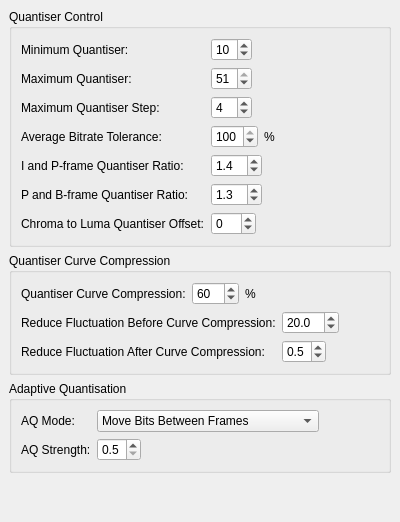
     <widget class="QWidget" name="tab_6" >
      <attribute name="title" >
       <string>Quantiser</string>
      </attribute>
      <layout class="QVBoxLayout" >
       <property name="margin" >
        <number>9</number>
       </property>
       <property name="spacing" >
        <number>6</number>
       </property>
       <item>
        <widget class="QGroupBox" name="groupBox_4" >
         <property name="title" >
          <string>Quantiser Control</string>
         </property>
         <layout class="QVBoxLayout" >
          <property name="margin" >
           <number>9</number>
          </property>
          <property name="spacing" >
           <number>6</number>
          </property>
          <item>
           <layout class="QGridLayout" >
            <property name="margin" >
             <number>0</number>
            </property>
            <property name="spacing" >
             <number>6</number>
            </property>
            <item row="2" column="1" >
             <layout class="QHBoxLayout" >
              <property name="margin" >
               <number>0</number>
              </property>
              <property name="spacing" >
               <number>6</number>
              </property>
              <item>
               <widget class="QSpinBox" name="quantiserMaxStepSpinBox" >
                <property name="maximum" >
                 <number>10</number>
                </property>
                <property name="value" >
                 <number>4</number>
                </property>
               </widget>
              </item>
              <item>
               <spacer>
                <property name="orientation" >
                 <enum>Qt::Horizontal</enum>
                </property>
                <property name="sizeHint" >
                 <size>
                  <width>40</width>
                  <height>20</height>
                 </size>
                </property>
               </spacer>
              </item>
             </layout>
            </item>
            <item row="1" column="0" >
             <widget class="QLabel" name="label_16" >
              <property name="text" >
               <string>Maximum Quantiser:</string>
              </property>
             </widget>
            </item>
            <item row="4" column="0" >
             <widget class="QLabel" name="label_6" >
              <property name="text" >
               <string>I and P-frame Quantiser Ratio:</string>
              </property>
             </widget>
            </item>
            <item row="0" column="1" >
             <layout class="QHBoxLayout" >
              <property name="margin" >
               <number>0</number>
              </property>
              <property name="spacing" >
               <number>6</number>
              </property>
              <item>
               <widget class="QSpinBox" name="quantiserMinSpinBox" >
                <property name="maximum" >
                 <number>51</number>
                </property>
                <property name="value" >
                 <number>10</number>
                </property>
               </widget>
              </item>
              <item>
               <spacer>
                <property name="orientation" >
                 <enum>Qt::Horizontal</enum>
                </property>
                <property name="sizeHint" >
                 <size>
                  <width>47</width>
                  <height>20</height>
                 </size>
                </property>
               </spacer>
              </item>
             </layout>
            </item>
            <item row="5" column="1" >
             <layout class="QHBoxLayout" >
              <property name="margin" >
               <number>0</number>
              </property>
              <property name="spacing" >
               <number>6</number>
              </property>
              <item>
               <widget class="QDoubleSpinBox" name="quantiserPbRatioSpinBox" >
                <property name="decimals" >
                 <number>1</number>
                </property>
                <property name="maximum" >
                 <double>10.000000000000000</double>
                </property>
                <property name="minimum" >
                 <double>1.000000000000000</double>
                </property>
                <property name="singleStep" >
                 <double>0.100000000000000</double>
                </property>
                <property name="value" >
                 <double>1.300000000000000</double>
                </property>
               </widget>
              </item>
              <item>
               <spacer>
                <property name="orientation" >
                 <enum>Qt::Horizontal</enum>
                </property>
                <property name="sizeHint" >
                 <size>
                  <width>40</width>
                  <height>20</height>
                 </size>
                </property>
               </spacer>
              </item>
             </layout>
            </item>
            <item row="3" column="1" >
             <layout class="QHBoxLayout" >
              <property name="margin" >
               <number>0</number>
              </property>
              <property name="spacing" >
               <number>6</number>
              </property>
              <item>
               <widget class="QSpinBox" name="avgBitrateToleranceSpinBox" >
                <property name="maximum" >
                 <number>100</number>
                </property>
                <property name="minimum" >
                 <number>0</number>
                </property>
                <property name="value" >
                 <number>100</number>
                </property>
               </widget>
              </item>
              <item>
               <widget class="QLabel" name="label_2" >
                <property name="text" >
                 <string>%</string>
                </property>
               </widget>
              </item>
              <item>
               <spacer>
                <property name="orientation" >
                 <enum>Qt::Horizontal</enum>
                </property>
                <property name="sizeHint" >
                 <size>
                  <width>40</width>
                  <height>20</height>
                 </size>
                </property>
               </spacer>
              </item>
             </layout>
            </item>
            <item row="2" column="0" >
             <widget class="QLabel" name="label_17" >
              <property name="text" >
               <string>Maximum Quantiser Step:</string>
              </property>
             </widget>
            </item>
            <item row="6" column="1" >
             <layout class="QHBoxLayout" >
              <property name="margin" >
               <number>0</number>
              </property>
              <property name="spacing" >
               <number>6</number>
              </property>
              <item>
               <widget class="QSpinBox" name="chromaLumaOffsetSpinBox" >
                <property name="maximum" >
                 <number>12</number>
                </property>
                <property name="minimum" >
                 <number>-12</number>
                </property>
               </widget>
              </item>
              <item>
               <spacer>
                <property name="orientation" >
                 <enum>Qt::Horizontal</enum>
                </property>
                <property name="sizeHint" >
                 <size>
                  <width>40</width>
                  <height>20</height>
                 </size>
                </property>
               </spacer>
              </item>
             </layout>
            </item>
            <item row="5" column="0" >
             <widget class="QLabel" name="label_7" >
              <property name="text" >
               <string>P and B-frame Quantiser Ratio:</string>
              </property>
             </widget>
            </item>
            <item row="3" column="0" >
             <widget class="QLabel" name="label_5" >
              <property name="text" >
               <string>Average Bitrate Tolerance:</string>
              </property>
             </widget>
            </item>
            <item row="6" column="0" >
             <widget class="QLabel" name="label_20" >
              <property name="text" >
               <string>Chroma to Luma Quantiser Offset:</string>
              </property>
             </widget>
            </item>
            <item row="1" column="1" >
             <layout class="QHBoxLayout" >
              <property name="margin" >
               <number>0</number>
              </property>
              <property name="spacing" >
               <number>6</number>
              </property>
              <item>
               <widget class="QSpinBox" name="quantiserMaxSpinBox" >
                <property name="maximum" >
                 <number>51</number>
                </property>
                <property name="minimum" >
                 <number>10</number>
                </property>
                <property name="value" >
                 <number>51</number>
                </property>
               </widget>
              </item>
              <item>
               <spacer>
                <property name="orientation" >
                 <enum>Qt::Horizontal</enum>
                </property>
                <property name="sizeHint" >
                 <size>
                  <width>40</width>
                  <height>20</height>
                 </size>
                </property>
               </spacer>
              </item>
             </layout>
            </item>
            <item row="0" column="0" >
             <widget class="QLabel" name="label_15" >
              <property name="text" >
               <string>Minimum Quantiser:</string>
              </property>
             </widget>
            </item>
            <item row="4" column="1" >
             <layout class="QHBoxLayout" >
              <property name="margin" >
               <number>0</number>
              </property>
              <property name="spacing" >
               <number>6</number>
              </property>
              <item>
               <widget class="QDoubleSpinBox" name="quantiserIpRatioSpinBox" >
                <property name="decimals" >
                 <number>1</number>
                </property>
                <property name="maximum" >
                 <double>10.000000000000000</double>
                </property>
                <property name="minimum" >
                 <double>1.000000000000000</double>
                </property>
                <property name="singleStep" >
                 <double>0.100000000000000</double>
                </property>
                <property name="value" >
                 <double>1.400000000000000</double>
                </property>
               </widget>
              </item>
              <item>
               <spacer>
                <property name="orientation" >
                 <enum>Qt::Horizontal</enum>
                </property>
                <property name="sizeHint" >
                 <size>
                  <width>40</width>
                  <height>20</height>
                 </size>
                </property>
               </spacer>
              </item>
             </layout>
            </item>
           </layout>
          </item>
         </layout>
        </widget>
       </item>
       <item>
        <widget class="QGroupBox" name="groupBox_3" >
         <property name="title" >
          <string>Quantiser Curve Compression</string>
         </property>
         <layout class="QVBoxLayout" >
          <property name="margin" >
           <number>9</number>
          </property>
          <property name="spacing" >
           <number>6</number>
          </property>
          <item>
           <layout class="QHBoxLayout" >
            <property name="margin" >
             <number>0</number>
            </property>
            <property name="spacing" >
             <number>6</number>
            </property>
            <item>
             <widget class="QLabel" name="label_8" >
              <property name="text" >
               <string>Quantiser Curve Compression:</string>
              </property>
             </widget>
            </item>
            <item>
             <layout class="QHBoxLayout" >
              <property name="margin" >
               <number>0</number>
              </property>
              <property name="spacing" >
               <number>6</number>
              </property>
              <item>
               <widget class="QSpinBox" name="quantiserCurveCompressSpinBox" >
                <property name="maximum" >
                 <number>100</number>
                </property>
                <property name="value" >
                 <number>60</number>
                </property>
               </widget>
              </item>
              <item>
               <widget class="QLabel" name="label_18" >
                <property name="text" >
                 <string>%</string>
                </property>
               </widget>
              </item>
              <item>
               <spacer>
                <property name="orientation" >
                 <enum>Qt::Horizontal</enum>
                </property>
                <property name="sizeHint" >
                 <size>
                  <width>40</width>
                  <height>20</height>
                 </size>
                </property>
               </spacer>
              </item>
             </layout>
            </item>
           </layout>
          </item>
          <item>
           <layout class="QGridLayout" >
            <property name="margin" >
             <number>0</number>
            </property>
            <property name="spacing" >
             <number>6</number>
            </property>
            <item row="0" column="0" >
             <widget class="QLabel" name="label_21" >
              <property name="text" >
               <string>Reduce Fluctuation Before Curve Compression:</string>
              </property>
             </widget>
            </item>
            <item row="0" column="1" >
             <layout class="QHBoxLayout" >
              <property name="margin" >
               <number>0</number>
              </property>
              <property name="spacing" >
               <number>6</number>
              </property>
              <item>
               <widget class="QDoubleSpinBox" name="quantiserBeforeCompressSpinBox" >
                <property name="decimals" >
                 <number>1</number>
                </property>
                <property name="maximum" >
                 <double>999.000000000000000</double>
                </property>
                <property name="value" >
                 <double>20.000000000000000</double>
                </property>
               </widget>
              </item>
              <item>
               <spacer>
                <property name="orientation" >
                 <enum>Qt::Horizontal</enum>
                </property>
                <property name="sizeHint" >
                 <size>
                  <width>40</width>
                  <height>20</height>
                 </size>
                </property>
               </spacer>
              </item>
             </layout>
            </item>
            <item row="1" column="1" >
             <layout class="QHBoxLayout" >
              <property name="margin" >
               <number>0</number>
              </property>
              <property name="spacing" >
               <number>6</number>
              </property>
              <item>
               <widget class="QDoubleSpinBox" name="quantiserAfterCompressSpinBox" >
                <property name="decimals" >
                 <number>1</number>
                </property>
                <property name="maximum" >
                 <double>1.000000000000000</double>
                </property>
                <property name="singleStep" >
                 <double>0.100000000000000</double>
                </property>
                <property name="value" >
                 <double>0.500000000000000</double>
                </property>
               </widget>
              </item>
              <item>
               <spacer>
                <property name="orientation" >
                 <enum>Qt::Horizontal</enum>
                </property>
                <property name="sizeHint" >
                 <size>
                  <width>40</width>
                  <height>20</height>
                 </size>
                </property>
               </spacer>
              </item>
             </layout>
            </item>
            <item row="1" column="0" >
             <widget class="QLabel" name="label_22" >
              <property name="text" >
               <string>Reduce Fluctuation After Curve Compression:</string>
              </property>
             </widget>
            </item>
           </layout>
          </item>
         </layout>
        </widget>
       </item>
       <item>
        <widget class="QGroupBox" name="aqGroupBox" >
         <property name="title" >
          <string>Adaptive Quantisation</string>
         </property>
         <layout class="QGridLayout" >
          <property name="margin" >
           <number>9</number>
          </property>
          <property name="spacing" >
           <number>6</number>
          </property>
          <item row="1" column="1" >
           <layout class="QHBoxLayout" >
            <property name="margin" >
             <number>0</number>
            </property>
            <property name="spacing" >
             <number>6</number>
            </property>
            <item>
             <widget class="QDoubleSpinBox" name="aqStrengthSpinBox" >
              <property name="decimals" >
               <number>1</number>
              </property>
              <property name="maximum" >
               <double>1.500000000000000</double>
              </property>
              <property name="minimum" >
               <double>0.500000000000000</double>
              </property>
              <property name="singleStep" >
               <double>0.100000000000000</double>
              </property>
             </widget>
            </item>
            <item>
             <spacer>
              <property name="orientation" >
               <enum>Qt::Horizontal</enum>
              </property>
              <property name="sizeHint" >
               <size>
                <width>40</width>
                <height>20</height>
               </size>
              </property>
             </spacer>
            </item>
           </layout>
          </item>
          <item row="1" column="0" >
           <widget class="QLabel" name="aqStrengthLabel" >
            <property name="text" >
             <string>AQ Strength:</string>
            </property>
           </widget>
          </item>
          <item row="0" column="1" >
           <layout class="QHBoxLayout" >
            <property name="margin" >
             <number>0</number>
            </property>
            <property name="spacing" >
             <number>6</number>
            </property>
            <item>
             <widget class="QComboBox" name="aqModeComboBox" >
              <property name="currentIndex" >
               <number>2</number>
              </property>
              <item>
               <property name="text" >
                <string>Disabled</string>
               </property>
              </item>
              <item>
               <property name="text" >
                <string>Avoid Moving Bits Between Frames</string>
               </property>
              </item>
              <item>
               <property name="text" >
                <string>Move Bits Between Frames</string>
               </property>
              </item>
             </widget>
            </item>
            <item>
             <spacer>
              <property name="orientation" >
               <enum>Qt::Horizontal</enum>
              </property>
              <property name="sizeHint" >
               <size>
                <width>40</width>
                <height>20</height>
               </size>
              </property>
             </spacer>
            </item>
           </layout>
          </item>
          <item row="0" column="0" >
           <widget class="QLabel" name="aqModeLabel" >
            <property name="text" >
             <string>AQ Mode:</string>
            </property>
           </widget>
          </item>
         </layout>
        </widget>
       </item>
       <item>
        <spacer>
         <property name="orientation" >
          <enum>Qt::Vertical</enum>
         </property>
         <property name="sizeHint" >
          <size>
           <width>20</width>
           <height>40</height>
          </size>
         </property>
        </spacer>
       </item>
      </layout>
     </widget>
